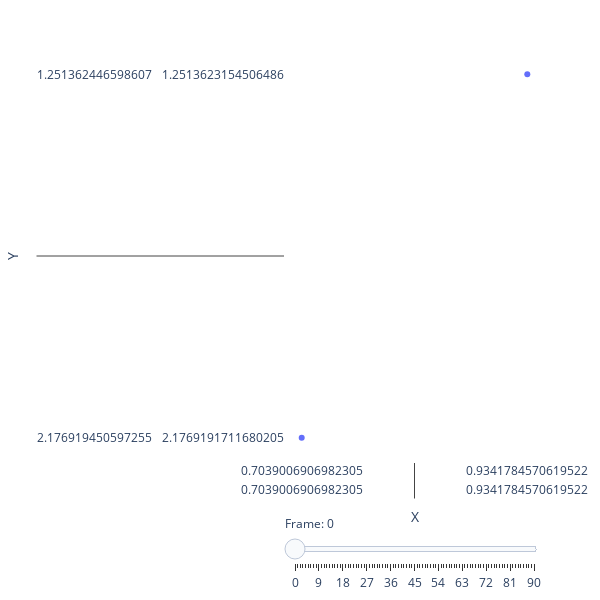

Source (notebook cell):
### Code cell
import plotly.graph_objs as go
from plotly.subplots import make_subplots

# Convert the trajectory to a NumPy array
trajectory_array = np.array(traj_shifted)

# Create a subplot for the scatter plot
fig = make_subplots(rows=1, cols=1, specs=[[{'type': 'scatter'}]], print_grid=False)

# Create a scatter plot using Plotly
trace = go.Scatter(x=trajectory_array[:, 0], y=trajectory_array[:, 1], mode='markers')
fig.add_trace(trace)

# Create and add slider
steps = []
for i, frame in enumerate(trajectory_array):
    step = dict(
        method="update",
        args=[
            {"x": [frame[:, 0]], "y": [frame[:, 1]]},
        ],
        label=str(i),
    )
    steps.append(step)

slider = dict(steps=steps, active=0, pad={"t": 50}, currentvalue={"prefix": "Frame: "})

fig.update_layout(sliders=[slider])

# Update the layout
fig.update_layout(
    width=600,
    height=600,
    xaxis=dict(title='X', showgrid=False),
    yaxis=dict(title='Y', showgrid=False),
    plot_bgcolor='rgba(255, 255, 255, 1)', # White background
    margin=dict(l=50, r=50, b=50, t=50) # Adjust margin if needed
)

fig.show()
